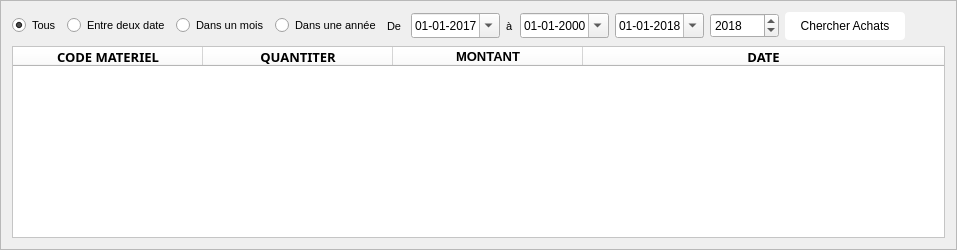
             <widget class="QFrame" name="frame_5">
              <property name="styleSheet">
               <string notr="true"/>
              </property>
              <property name="frameShape">
               <enum>QFrame::StyledPanel</enum>
              </property>
              <property name="frameShadow">
               <enum>QFrame::Raised</enum>
              </property>
              <layout class="QGridLayout" name="gridLayout_2">
               <item row="0" column="0">
                <layout class="QVBoxLayout" name="verticalLayout">
                 <item>
                  <layout class="QHBoxLayout" name="horizontalLayout_23">
                   <item>
                    <widget class="QRadioButton" name="radiorechercheTous">
                     <property name="font">
                      <font>
                       <pointsize>8</pointsize>
                      </font>
                     </property>
                     <property name="text">
                      <string>Tous</string>
                     </property>
                     <property name="checked">
                      <bool>true</bool>
                     </property>
                    </widget>
                   </item>
                   <item>
                    <widget class="QRadioButton" name="radioRechercheetntrdeuxdate">
                     <property name="font">
                      <font>
                       <pointsize>8</pointsize>
                      </font>
                     </property>
                     <property name="text">
                      <string>Entre deux date</string>
                     </property>
                    </widget>
                   </item>
                   <item>
                    <widget class="QRadioButton" name="radioRecherchedansunmoi">
                     <property name="font">
                      <font>
                       <pointsize>8</pointsize>
                      </font>
                     </property>
                     <property name="text">
                      <string>Dans un mois</string>
                     </property>
                    </widget>
                   </item>
                   <item>
                    <widget class="QRadioButton" name="radiorechercheDansuneanne">
                     <property name="font">
                      <font>
                       <pointsize>8</pointsize>
                      </font>
                     </property>
                     <property name="text">
                      <string>Dans une année</string>
                     </property>
                    </widget>
                   </item>
                   <item>
                    <layout class="QHBoxLayout" name="horizontalLayout_24">
                     <item>
                      <widget class="QLabel" name="label_27">
                       <property name="font">
                        <font>
                         <pointsize>8</pointsize>
                        </font>
                       </property>
                       <property name="text">
                        <string>De </string>
                       </property>
                      </widget>
                     </item>
                     <item>
                      <widget class="QDateEdit" name="dateEditPourCommencer">
                       <property name="minimumSize">
                        <size>
                         <width>0</width>
                         <height>25</height>
                        </size>
                       </property>
                       <property name="font">
                        <font>
                         <pointsize>9</pointsize>
                         <weight>50</weight>
                         <bold>false</bold>
                        </font>
                       </property>
                       <property name="styleSheet">
                        <string notr="true"/>
                       </property>
                       <property name="displayFormat">
                        <string>dd-MM-yyyy</string>
                       </property>
                       <property name="calendarPopup">
                        <bool>true</bool>
                       </property>
                       <property name="date">
                        <date>
                         <year>2017</year>
                         <month>1</month>
                         <day>1</day>
                        </date>
                       </property>
                      </widget>
                     </item>
                     <item>
                      <widget class="QLabel" name="labelZNtreDeuxDate">
                       <property name="font">
                        <font>
                         <pointsize>8</pointsize>
                         <weight>50</weight>
                         <bold>false</bold>
                        </font>
                       </property>
                       <property name="text">
                        <string>à</string>
                       </property>
                      </widget>
                     </item>
                     <item>
                      <widget class="QDateEdit" name="dateEditOurLimiteDeRecherche">
                       <property name="minimumSize">
                        <size>
                         <width>0</width>
                         <height>25</height>
                        </size>
                       </property>
                       <property name="font">
                        <font>
                         <pointsize>9</pointsize>
                         <weight>50</weight>
                         <bold>false</bold>
                        </font>
                       </property>
                       <property name="displayFormat">
                        <string>dd-MM-yyyy</string>
                       </property>
                       <property name="calendarPopup">
                        <bool>true</bool>
                       </property>
                      </widget>
                     </item>
                    </layout>
                   </item>
                   <item>
                    <widget class="QDateEdit" name="dateEditPourLeMois">
                     <property name="minimumSize">
                      <size>
                       <width>69</width>
                       <height>25</height>
                      </size>
                     </property>
                     <property name="sizeIncrement">
                      <size>
                       <width>69</width>
                       <height>0</height>
                      </size>
                     </property>
                     <property name="font">
                      <font>
                       <pointsize>9</pointsize>
                       <weight>50</weight>
                       <bold>false</bold>
                      </font>
                     </property>
                     <property name="displayFormat">
                      <string>dd-MM-yyyy</string>
                     </property>
                     <property name="calendarPopup">
                      <bool>true</bool>
                     </property>
                     <property name="date">
                      <date>
                       <year>2018</year>
                       <month>1</month>
                       <day>1</day>
                      </date>
                     </property>
                    </widget>
                   </item>
                   <item>
                    <widget class="QSpinBox" name="dateEditForAnnee">
                     <property name="minimumSize">
                      <size>
                       <width>69</width>
                       <height>25</height>
                      </size>
                     </property>
                     <property name="sizeIncrement">
                      <size>
                       <width>69</width>
                       <height>0</height>
                      </size>
                     </property>
                     <property name="font">
                      <font>
                       <pointsize>9</pointsize>
                       <weight>50</weight>
                       <bold>false</bold>
                      </font>
                     </property>
                     <property name="maximum">
                      <number>2050</number>
                     </property>
                     <property name="value">
                      <number>2018</number>
                     </property>
                    </widget>
                   </item>
                   <item>
                    <widget class="QPushButton" name="pushButtonForRechercheClients">
                     <property name="styleSheet">
                      <string notr="true">background-color:#ffffff;
height:28px;
width:120px;
border-radius:4px;</string>
                     </property>
                     <property name="text">
                      <string>Chercher Achats</string>
                     </property>
                     <property name="icon">
                      <iconset resource="image.qrc">
                       <normaloff>:/image/Recherche.png</normaloff>:/image/Recherche.png</iconset>
                     </property>
                    </widget>
                   </item>
                   <item>
                    <spacer name="horizontalSpacer_3">
                     <property name="orientation">
                      <enum>Qt::Horizontal</enum>
                     </property>
                     <property name="sizeHint" stdset="0">
                      <size>
                       <width>40</width>
                       <height>20</height>
                      </size>
                     </property>
                    </spacer>
                   </item>
                  </layout>
                 </item>
                 <item>
                  <widget class="QTableWidget" name="TABLEAULISTEDESMATERIELPARCLIENT">
                   <property name="minimumSize">
                    <size>
                     <width>0</width>
                     <height>80</height>
                    </size>
                   </property>
                   <property name="font">
                    <font>
                     <family>MS Reference Sans Serif</family>
                    </font>
                   </property>
                   <property name="styleSheet">
                    <string notr="true">background-color:white;</string>
                   </property>
                   <property name="frameShadow">
                    <enum>QFrame::Plain</enum>
                   </property>
                   <property name="lineWidth">
                    <number>3</number>
                   </property>
                   <property name="horizontalScrollBarPolicy">
                    <enum>Qt::ScrollBarAlwaysOff</enum>
                   </property>
                   <property name="editTriggers">
                    <set>QAbstractItemView::NoEditTriggers</set>
                   </property>
                   <property name="tabKeyNavigation">
                    <bool>false</bool>
                   </property>
                   <property name="showDropIndicator" stdset="0">
                    <bool>false</bool>
                   </property>
                   <property name="dragDropOverwriteMode">
                    <bool>false</bool>
                   </property>
                   <property name="alternatingRowColors">
                    <bool>true</bool>
                   </property>
                   <property name="selectionBehavior">
                    <enum>QAbstractItemView::SelectRows</enum>
                   </property>
                   <property name="textElideMode">
                    <enum>Qt::ElideMiddle</enum>
                   </property>
                   <attribute name="horizontalHeaderDefaultSectionSize">
                    <number>190</number>
                   </attribute>
                   <attribute name="horizontalHeaderStretchLastSection">
                    <bool>true</bool>
                   </attribute>
                   <attribute name="verticalHeaderVisible">
                    <bool>false</bool>
                   </attribute>
                   <column>
                    <property name="text">
                     <string>CODE MATERIEL</string>
                    </property>
                    <property name="font">
                     <font>
                      <pointsize>10</pointsize>
                      <weight>75</weight>
                      <bold>true</bold>
                     </font>
                    </property>
                   </column>
                   <column>
                    <property name="text">
                     <string>QUANTITER</string>
                    </property>
                    <property name="font">
                     <font>
                      <pointsize>10</pointsize>
                      <weight>75</weight>
                      <bold>true</bold>
                     </font>
                    </property>
                   </column>
                   <column>
                    <property name="text">
                     <string>MONTANT</string>
                    </property>
                    <property name="font">
                     <font>
                      <family>Nirmala UI</family>
                      <pointsize>10</pointsize>
                      <weight>75</weight>
                      <italic>false</italic>
                      <bold>true</bold>
                     </font>
                    </property>
                   </column>
                   <column>
                    <property name="text">
                     <string>DATE</string>
                    </property>
                    <property name="font">
                     <font>
                      <pointsize>10</pointsize>
                      <weight>75</weight>
                      <bold>true</bold>
                     </font>
                    </property>
                   </column>
                  </widget>
                 </item>
                </layout>
               </item>
              </layout>
             </widget>
